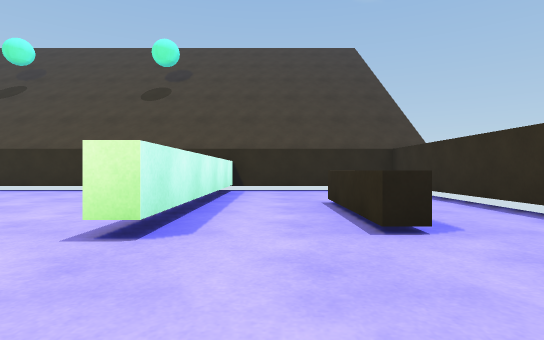
[1] (above)

17 first-person views from a walk through a scene from a Unity 3-D project. The camera is 0.56 m above the floor, looks level and sees 80° across. The floor is counted in squares, 1 m on a side. Each view is taken from the middle of a square. On the plan, view 1 faces up. The plan holds only what a view shows up to about 9 squares ahead; the rest is blank. The place goes on beyond the plan. The player character is not drawn.

[2]
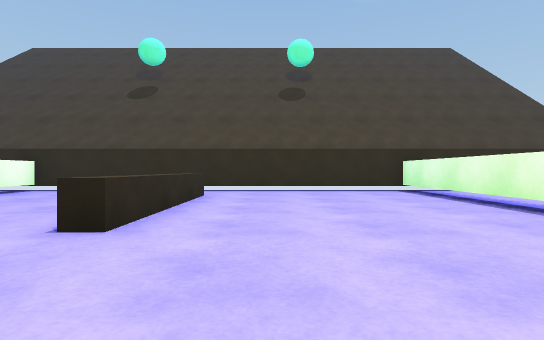

[3]
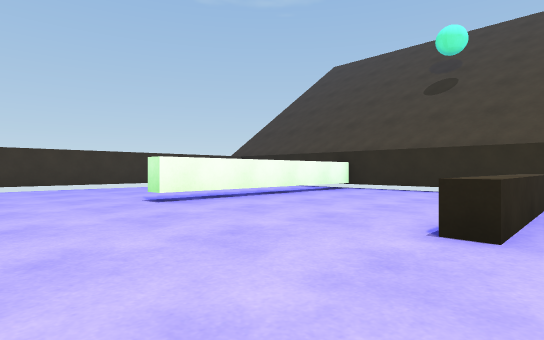

[4]
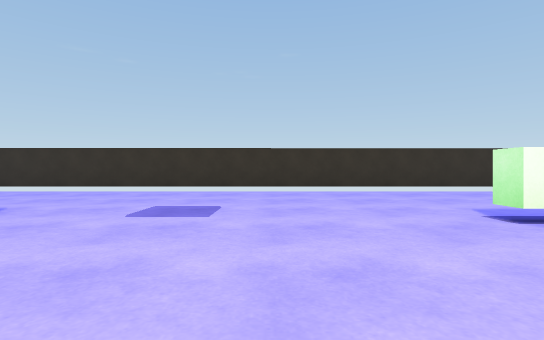

[5]
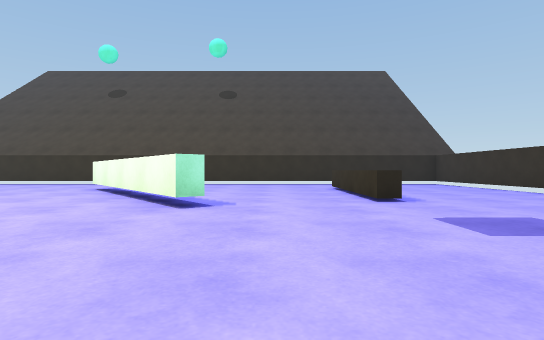

[6]
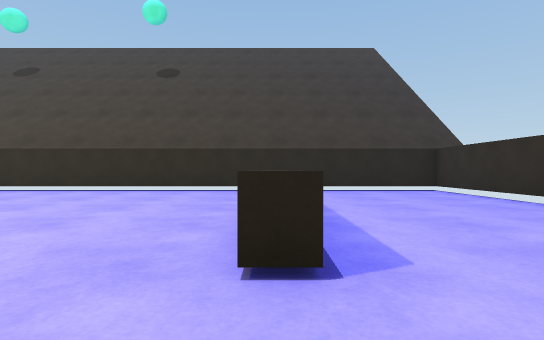

[7]
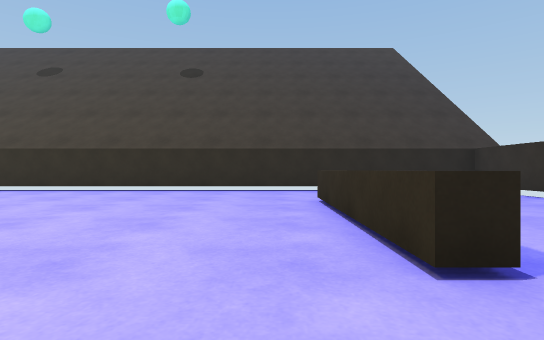

[8]
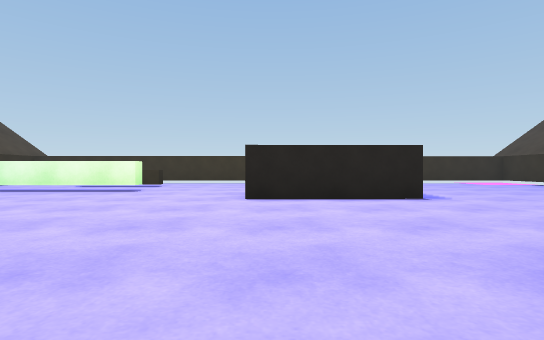

[9]
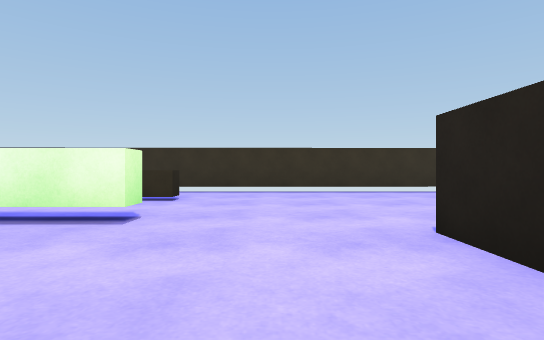

[10]
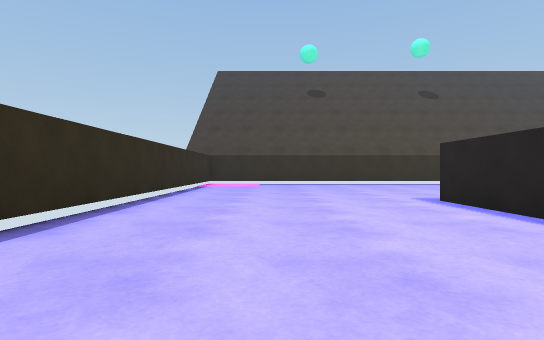

[11]
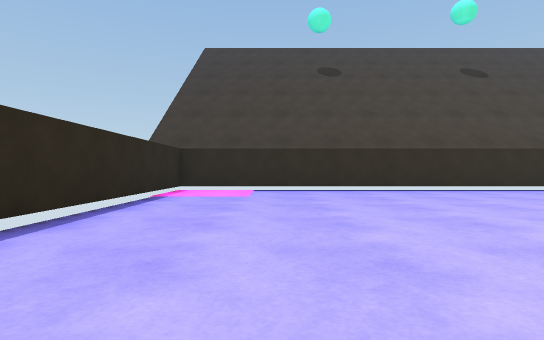

[12]
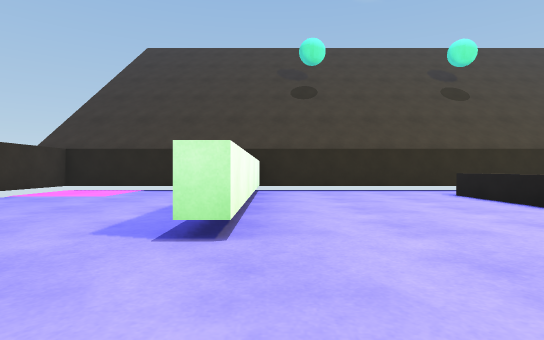

[13]
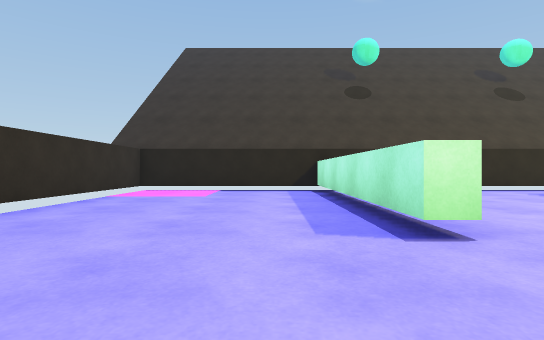

[14]
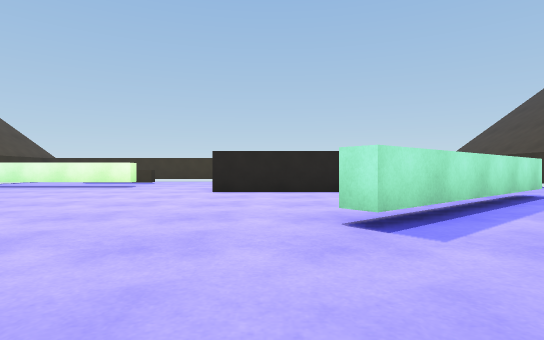

[15]
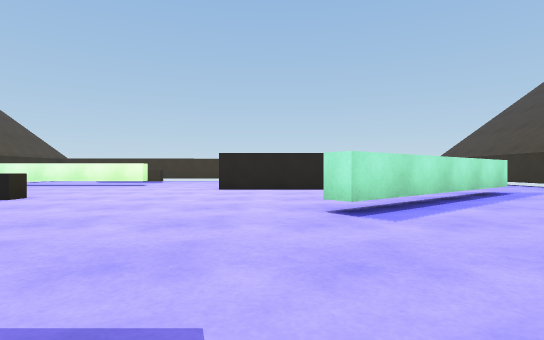

[16]
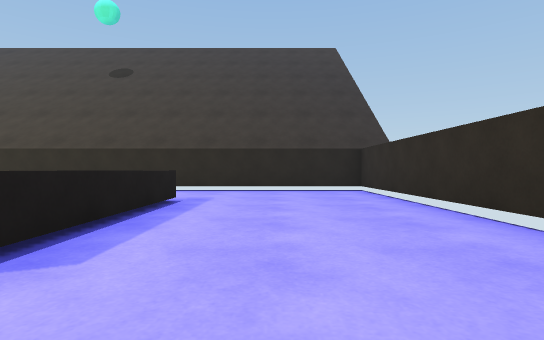

[17]
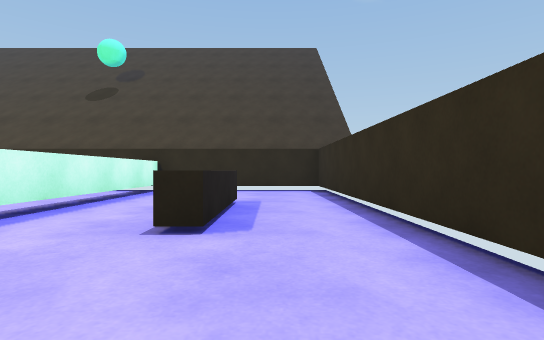

### Floor plan
Key: @ floor where view 1 was taken; # wall or solid block; . main floor; : floor 0.05 m higher than the main floor; ^ raised ledge; T thing the floor can be seen under or through.
Columns run from 17 left of view 1 to 4 right of it. Each row starts with its distance up from view 1.
  9 ######################
  8 #::..#..........T....#
  7 #::..#....^.....T....#
  6 #....#....^.....T....#
  5 #....#....^.....T.^..#
  4 #....#....^.....T.^..#
  3 #....#....^.....T.^..#
  2 #....................#
  1 #....................#
  0 #................@...#
 -1 #.............##.....#
 -2 #.............##.....#
 -3 #.......#.....##.....#
 -4 #....^..##....##.....#
 -5 #....^...##..........#
 -6 #....^....##.........#
 -7 #....^.....##........#
 -8 #....^...............#
 -9 #..................::#
-10 #..................::#
-11 ######################

Where each view was taken, in squares from view 1:
view 1: 0 up, 0 right, facing up
view 2: 0 up, 5 left, facing up
view 3: 0 up, 6 left, facing up-left
view 4: 0 up, 8 left, facing left
view 5: 2 up, 10 left, facing down
view 6: 2 down, 12 left, facing down
view 7: 2 down, 11 left, facing down
view 8: 1 down, 10 left, facing right
view 9: 1 up, 5 left, facing right
view 10: 2 up, 1 right, facing down
view 11: 2 down, 1 right, facing down
view 12: 0 up, 11 left, facing up
view 13: 0 up, 13 left, facing up
view 14: 2 down, 12 left, facing right
view 15: 2 down, 13 left, facing right
view 16: 2 down, 14 left, facing down
view 17: 0 up, 2 right, facing up
